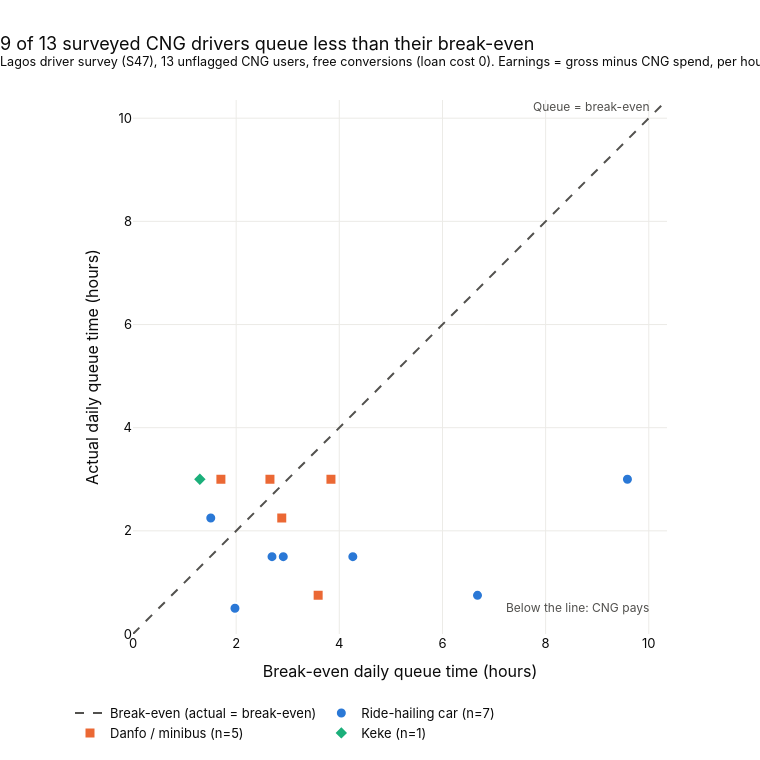

Notebook code for this chart:
### Markdown cell above
## 6. Chart: actual vs break-even daily queue time

Each dot is one CNG driver. The x axis is how long they *could* queue each day before CNG stopped paying (free
conversion); the y axis is how long they report queuing. On the dashed line the two are equal. **Points below the
line are drivers for whom CNG pays.**

Design choices: one colour *and* one marker shape per vehicle type, so the groups can be told apart without relying
on colour (one of the colours is low-contrast on white). Both axes use the same scale and start at 0, so the 45° line really is
"equal". Hover over a point to see the driver's figures.

### Code cell
COLORS = {"ride_hailing": "#2a78d6", "danfo": "#eb6834", "keke": "#1baf7a"}
SYMBOLS = {"ride_hailing": "circle", "danfo": "square", "keke": "diamond"}
LABELS = {"ride_hailing": "Ride-hailing car", "danfo": "Danfo / minibus", "keke": "Keke"}
INK = "#0b0b0b"
INK_MUTED = "#52514e"

# Count drivers below the line, so the title states what the data shows.
n_pays = (cng["daily_queue_hours"] < cng["break_even_daily_queue_hours"]).sum()
axis_max = max(cng["break_even_daily_queue_hours"].max(), cng["daily_queue_hours"].max()) * 1.08

fig = go.Figure()
fig.add_trace(go.Scatter(
    x=[0, axis_max], y=[0, axis_max], mode="lines", name="Break-even (actual = break-even)",
    line=dict(color=INK_MUTED, width=2, dash="dash"), hoverinfo="skip",
))
fig.add_annotation(
    x=axis_max * 0.97, y=axis_max * 0.97, text="Queue = break-even", showarrow=False,
    xanchor="right", yanchor="bottom", font=dict(color=INK_MUTED, size=12),
)
fig.add_annotation(
    x=axis_max * 0.97, y=axis_max * 0.05, text="Below the line: CNG pays", showarrow=False,
    xanchor="right", font=dict(color=INK_MUTED, size=12),
)

for vtype in ["ride_hailing", "danfo", "keke"]:
    d = cng[cng["vehicle_type"] == vtype]
    fig.add_trace(go.Scatter(
        x=d["break_even_daily_queue_hours"], y=d["daily_queue_hours"],
        name=f"{LABELS[vtype]} (n={len(d)})", mode="markers",
        marker=dict(size=11, color=COLORS[vtype], symbol=SYMBOLS[vtype], line=dict(color="white", width=2)),
        customdata=d[["respondent_id", "net_per_hour", "fuel_saving", "net_benefit"]],
        hovertemplate=(
            f"<b>%{{customdata[0]}}</b> · {LABELS[vtype]}<br>"
            "Actual queue: <b>%{y:.2f} h/day</b><br>"
            "Break-even: <b>%{x:.1f} h/day</b><br>"
            "Fuel saving ₦%{customdata[2]:,.0f}/day · earnings ₦%{customdata[1]:,.0f}/h<br>"
            "Net benefit ₦%{customdata[3]:,.0f}/day"
            "<extra></extra>"
        ),
    ))

fig.update_layout(
    title=dict(
        text=f"{n_pays} of {len(cng)} surveyed CNG drivers queue less than their break-even<br>"
             f"<sup>Lagos driver survey (S47), {len(cng)} unflagged CNG users, free conversions (loan cost 0). "
             "Earnings = gross minus CNG spend, per hour.</sup>",
        x=0, xanchor="left",
    ),
    template="plotly_white",
    font=dict(family="Inter, Segoe UI, Arial, sans-serif", size=13, color=INK),
    xaxis=dict(title="Break-even daily queue time (hours)", range=[0, axis_max], zeroline=False,
               gridcolor="#ecebe7", constrain="domain"),
    yaxis=dict(title="Actual daily queue time (hours)", range=[0, axis_max], zeroline=False,
               gridcolor="#ecebe7", scaleanchor="x", scaleratio=1, constrain="domain"),
    legend=dict(orientation="h", yanchor="top", y=-0.12, x=0, xanchor="left"),
    hoverlabel=dict(bgcolor="white", font=dict(color=INK)),
    width=760, height=760, margin=dict(t=100, l=70, r=30, b=120),
)
fig.show()

### Figure 1 — Plotly figure (JSON) as saved in the notebook; plotly's stock layout.template omitted (floating-point values rounded to 4 significant figures)
{"data": [{"hoverinfo": "skip", "line": {"color": "#52514e", "dash": "dash", "width": 2}, "mode": "lines", "name": "Break-even (actual = break-even)", "type": "scatter", "x": [0, 10.35], "y": [0, 10.35]}, {"customdata": [["R02", 13950.0, 37600.0, 16680.0], ["R05", 7756.0, 51800.0, 45980.0], ["R06", 19220.0, 38000.0, 28390.0], ["R07", 23880.0, 36000.0, -17720.0], ["R08", 20250.0, 59000.0, 28620.0], ["R12", 2900.0, 27800.0, 19100.0], ["R13", 11220.0, 47800.0, 30980.0]], "hovertemplate": "<b>%{customdata[0]}</b> · Ride-hailing car<br>Actual queue: <b>%{y:.2f} h/day</b><br>Break-even: <b>%{x:.1f} h/day</b><br>Fuel saving ₦%{customdata[2]:,.0f}/day · earnings ₦%{customdata[1]:,.0f}/h<br>Net benefit ₦%{customdata[3]:,.0f}/day<extra></extra>", "marker": {"color": "#2a78d6", "line": {"color": "white", "width": 2}, "size": 11, "symbol": "circle"}, "mode": "markers", "name": "Ride-hailing car (n=7)", "type": "scatter", "x": [2.695, 6.679, 1.977, 1.508, 2.914, 9.586, 4.262], "y": [1.5, 0.75, 0.5, 2.25, 1.5, 3.0, 1.5]}, {"customdata": [["R01", 10360.0, 27500.0, -3571.0], ["R03", 7400.0, 28400.0, 6200.0], ["R04", 13350.0, 38500.0, 8462.0], ["R10", 8580.0, 30800.0, 24360.0], ["R11", 12910.0, 22000.0, -16730.0]], "hovertemplate": "<b>%{customdata[0]}</b> · Danfo / minibus<br>Actual queue: <b>%{y:.2f} h/day</b><br>Break-even: <b>%{x:.1f} h/day</b><br>Fuel saving ₦%{customdata[2]:,.0f}/day · earnings ₦%{customdata[1]:,.0f}/h<br>Net benefit ₦%{customdata[3]:,.0f}/day<extra></extra>", "marker": {"color": "#eb6834", "line": {"color": "white", "width": 2}, "size": 11, "symbol": "square"}, "mode": "markers", "name": "Danfo / minibus (n=5)", "type": "scatter", "x": [2.655, 3.838, 2.884, 3.59, 1.704], "y": [3.0, 3.0, 2.25, 0.75, 3.0]}, {"customdata": [["R14", 4475.0, 5800.0, -7625.0]], "hovertemplate": "<b>%{customdata[0]}</b> · Keke<br>Actual queue: <b>%{y:.2f} h/day</b><br>Break-even: <b>%{x:.1f} h/day</b><br>Fuel saving ₦%{customdata[2]:,.0f}/day · earnings ₦%{customdata[1]:,.0f}/h<br>Net benefit ₦%{customdata[3]:,.0f}/day<extra></extra>", "marker": {"color": "#1baf7a", "line": {"color": "white", "width": 2}, "size": 11, "symbol": "diamond"}, "mode": "markers", "name": "Keke (n=1)", "type": "scatter", "x": [1.296], "y": [3.0]}], "layout": {"annotations": [{"font": {"color": "#52514e", "size": 12}, "showarrow": false, "text": "Queue = break-even", "x": 10.04, "xanchor": "right", "y": 10.04, "yanchor": "bottom"}, {"font": {"color": "#52514e", "size": 12}, "showarrow": false, "text": "Below the line: CNG pays", "x": 10.04, "xanchor": "right", "y": 0.5177}], "font": {"color": "#0b0b0b", "family": "Inter, Segoe UI, Arial, sans-serif", "size": 13}, "height": 760, "hoverlabel": {"bgcolor": "white", "font": {"color": "#0b0b0b"}}, "legend": {"orientation": "h", "x": 0, "xanchor": "left", "y": -0.12, "yanchor": "top"}, "margin": {"b": 120, "l": 70, "r": 30, "t": 100}, "title": {"text": "9 of 13 surveyed CNG drivers queue less than their break-even<br><sup>Lagos driver survey (S47), 13 unflagged CNG users, free conversions (loan cost 0). Earnings = gross minus CNG spend, per hour.</sup>", "x": 0, "xanchor": "left"}, "width": 760, "xaxis": {"constrain": "domain", "gridcolor": "#ecebe7", "range": [0, 10.35], "title": {"text": "Break-even daily queue time (hours)"}, "zeroline": false}, "yaxis": {"constrain": "domain", "gridcolor": "#ecebe7", "range": [0, 10.35], "scaleanchor": "x", "scaleratio": 1, "title": {"text": "Actual daily queue time (hours)"}, "zeroline": false}}}
